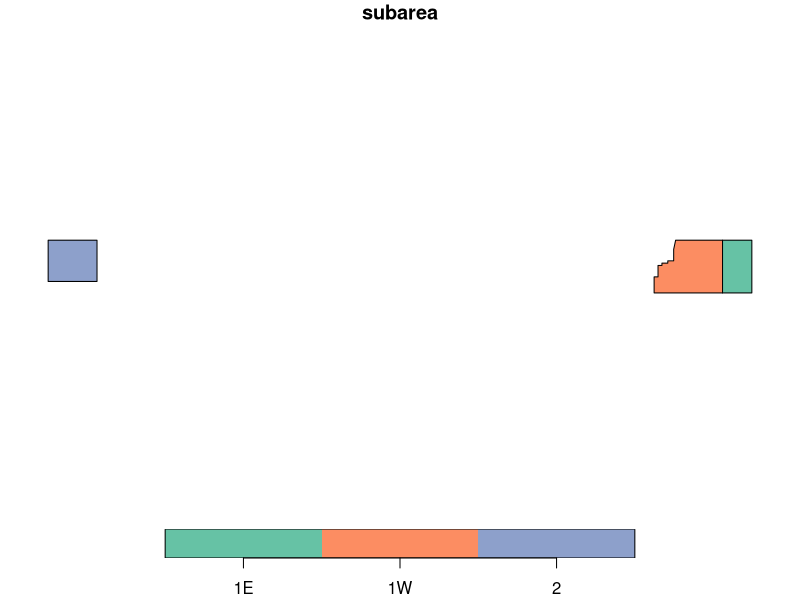

Reproduce this figure in R. (Note: this script raises an error after producing the figure.)
library(tidyverse)
library(sf)
library("rnaturalearth")
library("rnaturalearthdata")
ne_download(category = "physical", type="ocean", scale= 10, returnclass = "sf")

df <- structure(list(
  geometry = c(
    "POLYGON ((165 43, 165 20, 130 20, 130 27, 132 27, 132 32, 134 32, 134 33, 137 33, 137 34, 140 34, 140 39, 141 43, 165 43))",
    "POLYGON ((165 20, 165 43, 180 43, 180 20, 165 20))",
    "POLYGON ((-155 43, -180 43, -180 25, -155 25, -155 43))"
), subarea = c('1W', '1E', '2')), 
row.names = c(NA, -3L), 
class = c("tbl_df", "tbl", "data.frame"))
df
sf <- sf::st_as_sf( df, wkt = "geometry", crs = 4326)
sf
plot(sf)

#plot to check

world <- ne_countries(scale = "medium", returnclass = "sf")
class(world)

orp  <- ggplot() +geom_sf(data = sf, aes(fill = subarea)) +
  geom_sf(data = world) +
  coord_sf(ylim = c(20,43), expand = T)

#clip the polygons with the world 

#oceans <- st_read("//10.10.1.253/Statistics/thirdpartydata/NaturalEarth/oceans/ne_10m_ocean.shp")
oceans <- ne_load(category = "physical", type="ocean", scale= 10, returnclass = "sf")
sf_use_s2(FALSE)
output = st_intersection(sf, oceans)

ggplot() +geom_sf(data = output, aes(fill = subarea)) +
  geom_sf(data = world) +
  coord_sf(ylim = c(20,43), expand = T)
# since the areas are on both sides of the international date line, the plot is on both sides of the map.
# Could not figure out how to do xlim so it only shows desired areas.

#save 
# st_write(output, "G:/.shortcut-targets-by-id/1xgcaVdmmUzaPBD5Nqg46a8Q7vdg7-21-/Abundance-Tabs&Refs/temp/mapping subareas/NP-Br/NPbrydesSubareas.shp")
